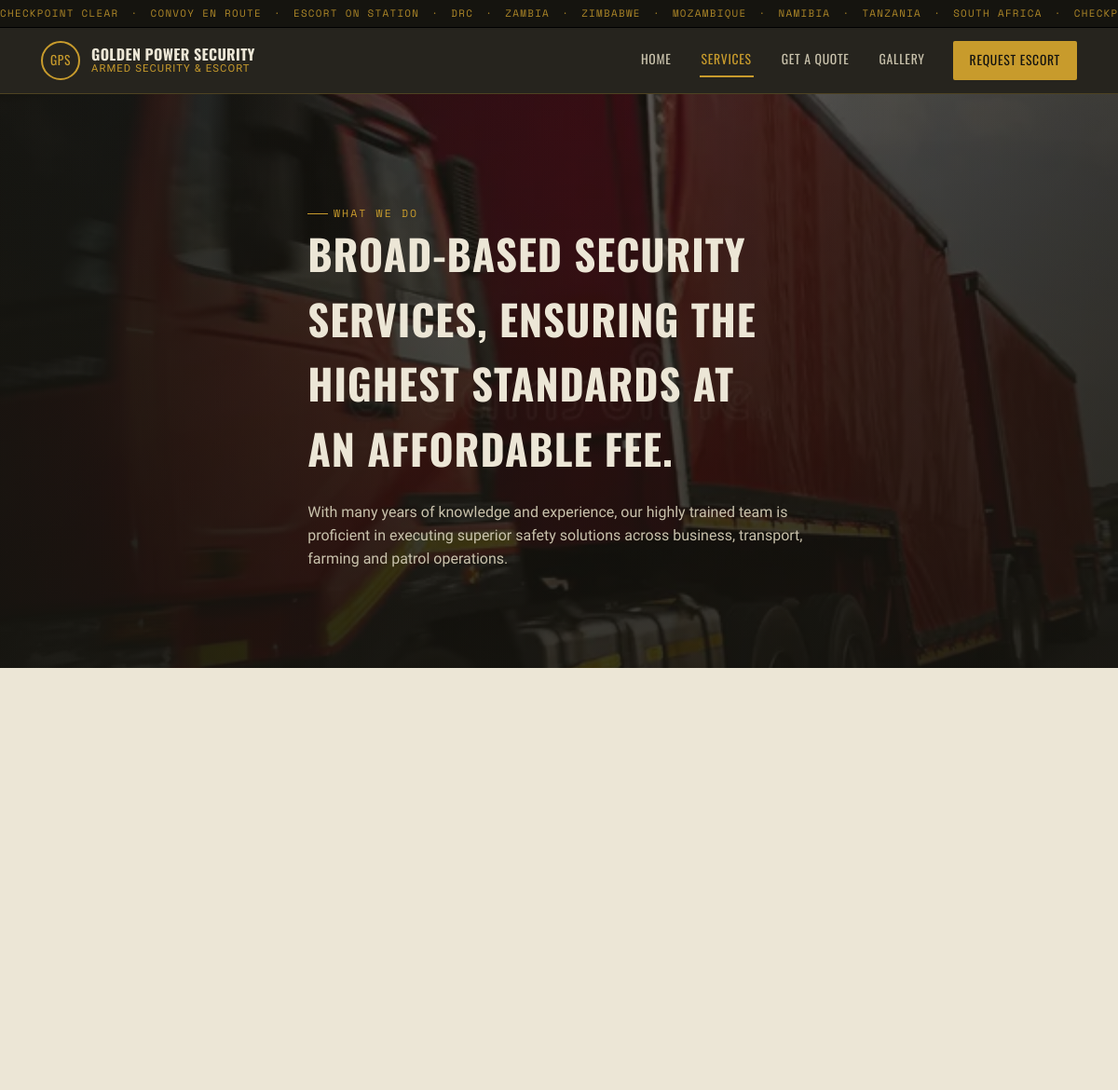
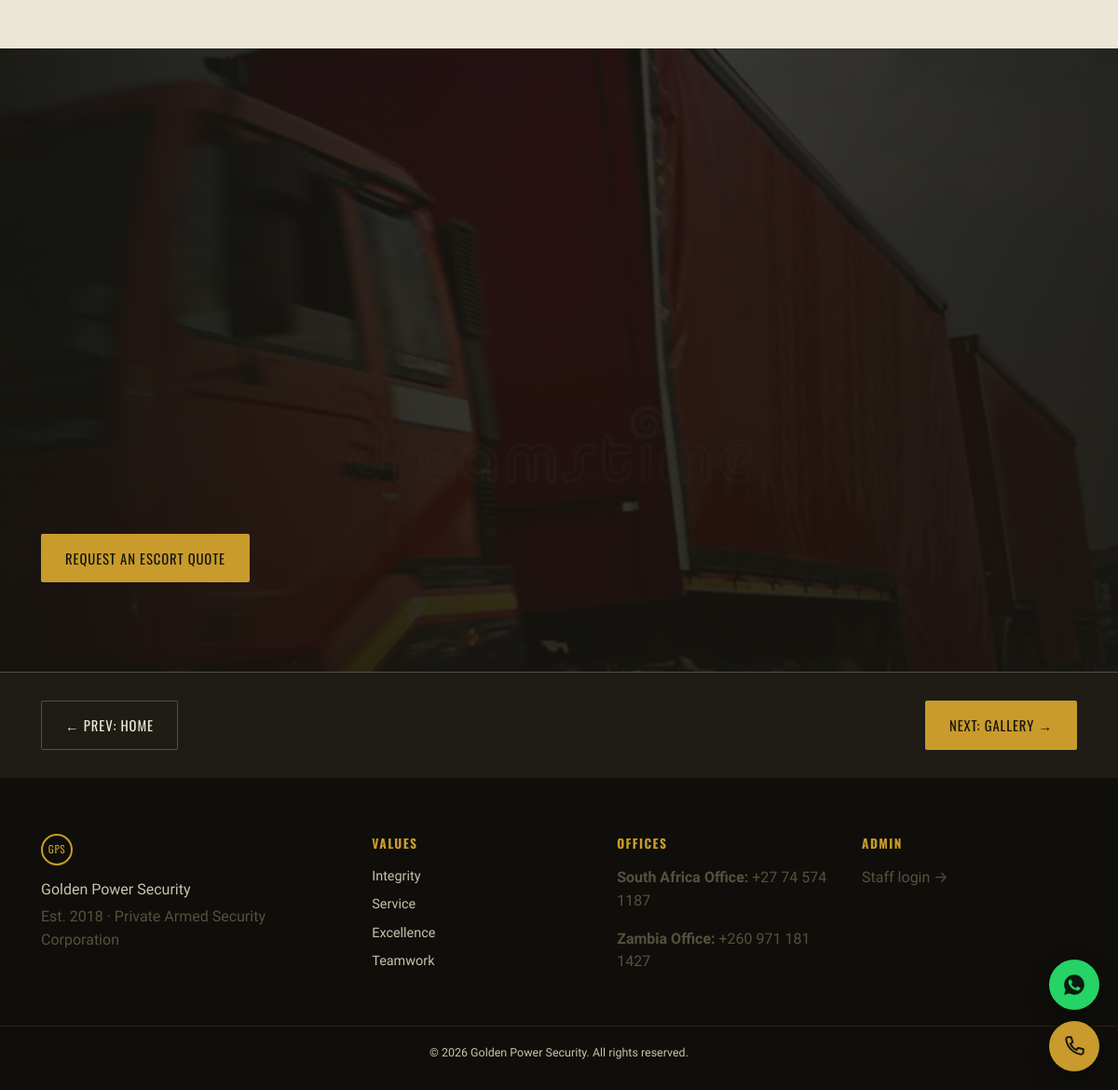
/services.php, run on the app's committed database (2 pictures, top to bottom).
### tables this page shows
CREATE TABLE IF NOT EXISTS contact_info (
    id INT AUTO_INCREMENT PRIMARY KEY,
    region_label VARCHAR(80) NOT NULL,    
    address TEXT,
    phone1 VARCHAR(40),
    phone2 VARCHAR(40),
    email VARCHAR(120),
    sort_order INT DEFAULT 0
);

### includes/functions.php (called while the page is built, shortened)
<?php
require_once __DIR__ . '/db.php';
function e(?string $value): string
{
    return htmlspecialchars($value ?? '', ENT_QUOTES, 'UTF-8');
}
function get_setting(string $key, string $default = ''): string
{
    static $cache = null;
    if ($cache === null) {
        $cache = [];
        $stmt = get_db()->query('SELECT setting_key, setting_value FROM site_settings');
        foreach ($stmt->fetchAll() as $row) {
            $cache[$row['setting_key']] = $row['setting_value'];
        }
    }
    return isset($cache[$key]) && $cache[$key] !== '' ? $cache[$key] : $default;
}
function get_contact_info(): array
{
    return get_db()->query('SELECT * FROM contact_info ORDER BY sort_order ASC, id ASC')->fetchAll();
}

### includes/db.php (called while the page is built, shortened)
<?php
function get_db(): PDO
{
    static $pdo = null;
    if ($pdo === null) {
        $dsn = 'mysql:host=' . DB_HOST . ';port=' . DB_PORT . ';dbname=' . DB_NAME . ';charset=' . DB_CHARSET;
        try {
            $pdo = new PDO($dsn, DB_USER, DB_PASS, [
                PDO::ATTR_ERRMODE            => PDO::ERRMODE_EXCEPTION,
                PDO::ATTR_DEFAULT_FETCH_MODE => PDO::FETCH_ASSOC,
                PDO::ATTR_EMULATE_PREPARES   => false,
            ]);
        } catch (PDOException $e) {
            http_response_code(500);
            if (APP_DEBUG) {
                die('Database connection failed: ' . htmlspecialchars($e->getMessage()));
            }
            die('The site is temporarily unavailable. Please try again shortly.');
        }
    }
    return $pdo;
}

### services.php (the view, shortened to what this page needs)
<?php
require_once __DIR__ . '/includes/header.php';
$servicesBg = get_setting('services_bg_path', '');
if (!$servicesBg) {
    $servicesBg = get_setting('hero_bg_path', 'uploads/hero/hero_73a45e791243.webp');
}
$escortBg = get_setting('escort_bg_path', '') ?: get_setting('hero_bg_path', 'uploads/hero/hero_73a45e791243.webp');
?>
<section class="section section-dark image-section services-hero" style="--section-bg:url('<?= BASE_URL ?>/<?= e($servicesBg) ?>')">
  <div class="container">
    <span class="eyebrow">What We Do</span>
    <h1 style="font-size:clamp(2rem,4vw,2.8rem); max-width:20ch;">Broad-based security services, ensuring the highest standards at an affordable fee.</h1>
    <p class="muted" style="max-width:60ch">With many years of knowledge and experience, our highly trained team is proficient in executing superior safety solutions across business, transport, farming and patrol operations.</p>
  </div>
</section>
<section class="section">
  <div class="container">
  </div>
</section>
<section class="section section-dark image-section escort-hero" style="--section-bg:url('<?= BASE_URL ?>/<?= e($escortBg) ?>')">
  <div class="container">
    <div style="margin-top:44px"><a href="contact.php" class="btn btn-primary">Request an Escort Quote</a></div>
  </div>
</section>
<?php require_once __DIR__ . '/includes/footer.php'; ?>

### includes/footer.php (shortened to what this page needs)
<?php
$pages = [
    'index.php' => 'Home',
    'services.php' => 'Services',
    'gallery.php' => 'Gallery',
    'contact.php' => 'Request Escort'
];
$pageKeys = array_keys($pages);
$currentIdx = array_search(basename($_SERVER['SCRIPT_NAME']), $pageKeys);
$prevIdx = ($currentIdx - 1 + count($pageKeys)) % count($pageKeys);
$nextIdx = ($currentIdx + 1) % count($pageKeys);
$prevPage = $pageKeys[$prevIdx];
$nextPage = $pageKeys[$nextIdx];
$prevTitle = $pages[$prevPage];
$nextTitle = $pages[$nextPage];
?>
<div class="page-loop-nav">
  <div class="container" style="display:flex; justify-content:space-between; align-items:center;">
    <a href="<?= BASE_URL ?>/<?= $prevPage ?>" class="btn btn-outline">&larr; Prev: <?= $prevTitle ?></a>
    <a href="<?= BASE_URL ?>/<?= $nextPage ?>" class="btn btn-primary">Next: <?= $nextTitle ?> &rarr;</a>
  </div>
</div>
<?php
$waNumber = get_setting('whatsapp_number', '');
$firstOffice = get_contact_info()[0] ?? null;
$callNumber = $firstOffice['phone1'] ?? '';
if ($waNumber || $callNumber):
?>
<div class="floating-contact" aria-label="Quick contact">
  <?php if ($waNumber): ?>
    <a href="https://wa.me/<?= e($waNumber) ?>" class="floating-btn floating-whatsapp" target="_blank" rel="noopener" aria-label="Chat on WhatsApp">
    </a>
  <?php endif; ?>
  <?php if ($callNumber): ?>
    <a href="tel:<?= e(preg_replace('/[^0-9+]/', '', $callNumber)) ?>" class="floating-btn floating-call" aria-label="Call us">
      <svg viewBox="0 0 24 24" fill="none" stroke="currentColor" stroke-width="1.8" stroke-linecap="round" stroke-linejoin="round" aria-hidden="true"><path d="M6 3h3l1.5 5-2.3 1.6a12 12 0 0 0 6.2 6.2L16 13.5l5 1.5v3a2 2 0 0 1-2.2 2A17 17 0 0 1 4 5.2 2 2 0 0 1 6 3Z"/></svg>
    </a>
  <?php endif; ?>
</div>
<?php endif; ?>
<footer class="site-footer">
  <div class="footer-inner">
    <div class="footer-col footer-brand">
      <span class="brand-mark small" aria-hidden="true">GPS</span>
      <p><?= e(get_setting('site_name', 'Golden Power Security')) ?></p>
      <p class="muted">Est. 2018 · Private Armed Security Corporation</p>
    </div>
    <div class="footer-col">
      <h4>Values</h4>
      <ul class="value-list">
        <li>Integrity</li>
        <li>Service</li>
        <li>Excellence</li>
        <li>Teamwork</li>
      </ul>
    </div>
    <div class="footer-col">
      <h4>Offices</h4>
      <?php foreach (get_contact_info() as $office): ?>
        <p class="muted"><strong><?= e($office['region_label']) ?>:</strong> <?= e($office['phone1']) ?></p>
      <?php endforeach; ?>
    </div>
    <div class="footer-col">
      <h4>Admin</h4>
      <p class="muted"><a href="<?= BASE_URL ?>/admin/login.php">Staff login →</a></p>
    </div>
  </div>
  <div class="footer-bottom">
    <p>&copy; <?= date('Y') ?> <?= e(get_setting('site_name', 'Golden Power Security')) ?>. All rights reserved.</p>
  </div>
</footer>
</body>
</html>

### assets/css/style.css (style rules this page uses)
:root { --onyx: #15140F; --onyx-2: #1E1C15; --slate: #262319; --bone: #ECE6D6; --bone-dim: #C9C2AC; --gold: #C89B2C; --gold-bright: #E3B94A; --route-red: #9A4030; --steel: #57503F; --ok-green: #5C7A4E; --font-display: 'Oswald', 'Arial Narrow', sans-serif; --font-body: 'Work Sans', -apple-system, Segoe UI, sans-serif; --font-mono: 'Space Mono', 'Courier New', monospace; --radius: 2px; --container: 1160px; --shadow-lg: 0 24px 60px -20px rgba(0,0,0,.55); }
* { box-sizing: border-box; }
html { scroll-behavior: smooth; }
body { margin:0; font-family: var(--font-body); background: var(--bone); color: var(--onyx); line-height:1.55; -webkit-font-smoothing: antialiased; }
a { color:inherit; text-decoration:none; }
h1,h2,h3,h4 { font-family: var(--font-display); text-transform: uppercase; letter-spacing:.02em; margin:0 0 .5em; }
p { margin:0 0 1em; }
.muted { color: var(--steel); }
.container { max-width: var(--container); margin: 0 auto; padding: 0 24px; }
.eyebrow { display:inline-flex; align-items:center; gap:.5em; font-family: var(--font-mono); font-size: .72rem; letter-spacing: .18em; text-transform: uppercase; color: var(--gold); }
.eyebrow::before { content:''; width:22px; height:1px; background: var(--gold); display:inline-block; }
.btn { display:inline-flex; align-items:center; justify-content:center; gap:.5em; font-family: var(--font-display); text-transform:uppercase; letter-spacing:.06em; font-size: .92rem; padding: .95em 1.7em; border-radius: var(--radius); border: 1px solid transparent; cursor:pointer; transition: transform .18s ease, background .18s ease, color .18s ease; }
.btn-primary { background: var(--gold); color: var(--onyx); }
.btn-outline { border-color: var(--bone-dim); color: var(--bone); }
.brand-mark { display:inline-flex; align-items:center; justify-content:center; width:42px; height:42px; border:2px solid var(--gold); border-radius:50%; font-family: var(--font-display); color: var(--gold); font-size: .85rem; letter-spacing:.05em; }
.brand-mark.small { width:34px; height:34px; font-size:.7rem; margin-bottom:10px; }
.section { padding: 96px 0; }
.section-dark { background: var(--onyx); color: var(--bone); }
.image-section { position:relative; isolation:isolate; background-image:linear-gradient(90deg, rgba(21,20,15,.96) 0%, rgba(21,20,15,.78) 48%, rgba(21,20,15,.9) 100%), var(--section-bg); background-size:cover; background-position:center center; background-repeat:no-repeat; }
.image-section::before { content:''; position:absolute; inset:0; z-index:-1; background:linear-gradient(180deg, rgba(21,20,15,.12), rgba(21,20,15,.45)); pointer-events:none; }
.image-section > .container { position:relative; z-index:1; }
.gallery-hero, .services-hero { min-height: 58vh; display:flex; align-items:flex-end; padding: 112px 0 88px; background-image:linear-gradient(90deg, rgba(21,20,15,.94) 0%, rgba(21,20,15,.64) 52%, rgba(21,20,15,.8) 100%), var(--section-bg); background-position:center; }
.gallery-hero::before, .services-hero::before { background:linear-gradient(180deg, rgba(21,20,15,.08), rgba(21,20,15,.58)); }
.gallery-hero .muted, .services-hero .muted { color:var(--bone-dim); }
.escort-hero { background-position:center 42%; }
.page-loop-nav { background: var(--onyx-2); border-top: 1px solid var(--steel); padding: 30px 0; }
.page-loop-nav .btn-outline { border-color: var(--steel); }
.site-footer { background: #0F0E0A; color: var(--bone-dim); padding-top: 60px; }
.footer-inner { max-width: var(--container); margin:0 auto; padding: 0 24px 40px; display:grid; grid-template-columns: 1.4fr repeat(3,1fr); gap: 32px; }
.footer-col h4 { color: var(--gold); font-size:.85rem; letter-spacing:.1em; margin-bottom:14px; }
.value-list { list-style:none; margin:0; padding:0; display:grid; gap:8px; font-size:.9rem; }
.footer-bottom { border-top: 1px solid #262319; padding: 18px 24px; text-align:center; font-size:.78rem; }
.footer-brand p { margin: 4px 0; }
.floating-contact { position: fixed; right: 20px; bottom: 20px; z-index: 500; display: flex; flex-direction: column; gap: 12px; align-items: flex-end; }
.floating-btn { width: 54px; height: 54px; border-radius: 50%; display:flex; align-items:center; justify-content:center; box-shadow: 0 10px 24px rgba(0,0,0,.28); transition: transform .18s ease, box-shadow .18s ease; }
.floating-btn svg { width: 26px; height: 26px; }
.floating-whatsapp { background:#25D366; color:#0b1a10; }
.floating-call { background: var(--gold); color: var(--onyx); }

### data on the page
contact_info: region_label "South Africa Office", phone1 "+27 74 574 1187"
contact_info: region_label "Zambia Office", phone1 "+260 971 181 1427"

### other printed values
$siteName "GOLDEN POWER SECURITY"
$prevTitle "HOME"
$nextTitle "GALLERY"
get_setting('site_name', 'Golden Power Security') "Golden Power Security"
